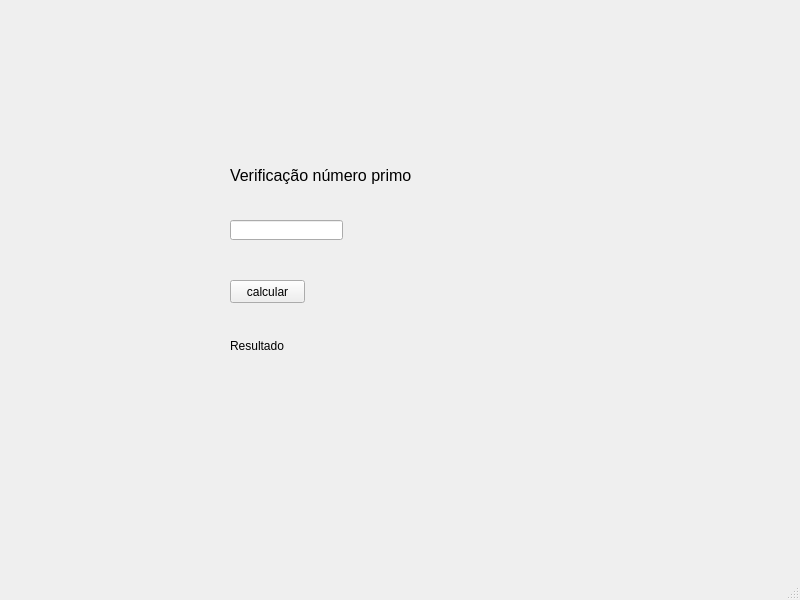
<?xml version="1.0" encoding="UTF-8"?>
<ui version="4.0">
 <class>MainWindow</class>
 <widget class="QMainWindow" name="MainWindow">
  <property name="geometry">
   <rect>
    <x>0</x>
    <y>0</y>
    <width>800</width>
    <height>600</height>
   </rect>
  </property>
  <property name="windowTitle">
   <string>MainWindow</string>
  </property>
  <widget class="QWidget" name="centralwidget">
   <widget class="QLabel" name="label_2">
    <property name="geometry">
     <rect>
      <x>230</x>
      <y>160</y>
      <width>391</width>
      <height>31</height>
     </rect>
    </property>
    <property name="font">
     <font>
      <pointsize>12</pointsize>
     </font>
    </property>
    <property name="text">
     <string>Verificação número primo</string>
    </property>
   </widget>
   <widget class="QPushButton" name="btn">
    <property name="geometry">
     <rect>
      <x>230</x>
      <y>280</y>
      <width>75</width>
      <height>23</height>
     </rect>
    </property>
    <property name="text">
     <string>calcular</string>
    </property>
   </widget>
   <widget class="QLabel" name="result">
    <property name="geometry">
     <rect>
      <x>230</x>
      <y>330</y>
      <width>391</width>
      <height>31</height>
     </rect>
    </property>
    <property name="text">
     <string>Resultado</string>
    </property>
   </widget>
   <widget class="QLineEdit" name="num">
    <property name="geometry">
     <rect>
      <x>230</x>
      <y>220</y>
      <width>113</width>
      <height>20</height>
     </rect>
    </property>
   </widget>
  </widget>
  <widget class="QMenuBar" name="menubar">
   <property name="geometry">
    <rect>
     <x>0</x>
     <y>0</y>
     <width>800</width>
     <height>21</height>
    </rect>
   </property>
  </widget>
  <widget class="QStatusBar" name="statusbar"/>
 </widget>
 <resources/>
 <connections/>
</ui>
